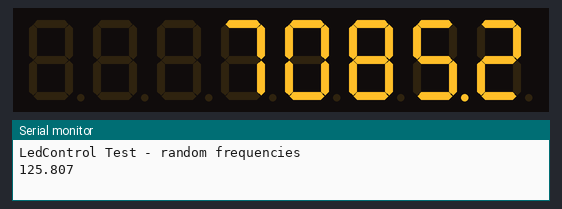
This sketch was run on a simulated Arduino Uno, built with avr-gcc and run on an emulated ATmega328P. Parts: 8-digit seven-segment display, the last lines printed to the serial monitor. Random numbers use the default seed unless the sketch sets one.

Above: at 0.75 s.
At 5.75 s:
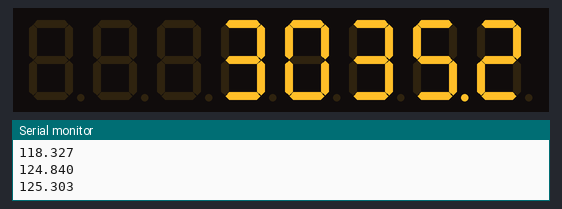
At 10.6 s:
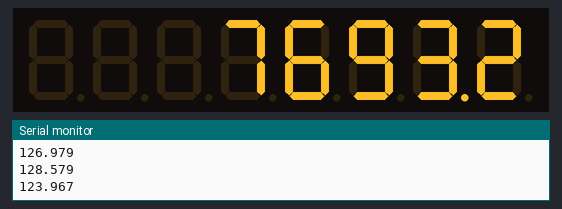
At 20.25 s:
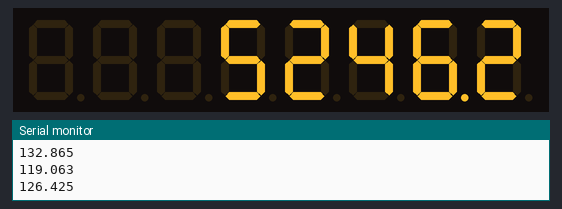
At 30.1 s:
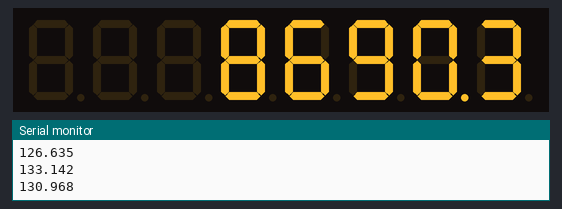
At 39.75 s:
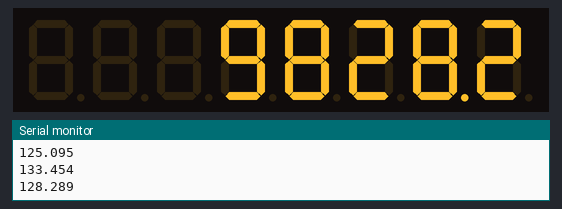

The sketch:

LedControlTest.ino
```cpp
// // DigitLedDisplay library: https://github.com/ozhantr/DigitLedDisplay
// #include <DigitLedDisplay.h>

// // DigitLedDisplay(DIO/Data, CS/LOAD, CLK)
// // TODO: Change these pins to match your wiring
// DigitLedDisplay display = DigitLedDisplay(2, 4, 3);

// const int deviceDigits = 5;  // TODO: Change to match your display (5, 6, 8, etc.)
// unsigned long lastUpdateTime = 0;
// const unsigned long updateInterval = 500;  // 0.5 sec

// void setup() {
//   Serial.begin(115200);

//   display.setDigitLimit(deviceDigits);
//   display.setBright(0);    // 0-15
//   display.printDigit(0);   // Clear display

//   Serial.println("DigitLedDisplay Test - random frequencies");
// }

// void loop() {
//   unsigned long currentTime = millis();

//   if (currentTime - lastUpdateTime >= updateInterval) {
//     lastUpdateTime = currentTime;

//     // Generate random frequency and display as integer
//     long freq = random(118000, 137000);
//     display.printDigit(freq);

//     Serial.println(freq);
//   }
// }


#include <LedControl.h>

// LedControl(DataIn/DIO, CLK, CS/LOAD, number of devices)
// TODO: Change these pins to match your wiring
LedControl display = LedControl(2, 3, 4, 1);

const int deviceDigits = 5;  // TODO: Change to match your display (5, 6, 8, etc.)
unsigned long lastUpdateTime = 0;
const unsigned long updateInterval = 500;  // 0.5 sec

// Display cache for efficient updates
int lastDigits[8] = {-1, -1, -1, -1, -1, -1, -1, -1};
bool lastDp[8] = {false, false, false, false, false, false, false, false};

void showNumberOnDisplay(const char* value) {
  // Extract digits and find decimal point position
  int digits[16];
  int digitCount = 0;
  int decimalAfterDigit = -1;


  for (int i = 0; value[i]; i++) {
    if (value[i] == '.') {
      decimalAfterDigit = digitCount - 1;
    } else if (value[i] >= '0' && value[i] <= '9') {
      digits[digitCount++] = value[i] - '0';
    }
  }

  // Write to display with leading zeros (position 0 = leftmost)
  int padding = deviceDigits - digitCount;

  for (int pos = 0; pos < deviceDigits; pos++) {
    int idx = pos - padding;
    int d = (idx >= 0 && idx < digitCount) ? digits[idx] : 0;
    bool dp = (decimalAfterDigit >= 0 && idx == decimalAfterDigit);

    if (d != lastDigits[pos] || dp != lastDp[pos]) {
      display.setDigit(0, pos, d, dp);
      lastDigits[pos] = d;
      lastDp[pos] = dp;
    }
  }
}

void setup() {
  Serial.begin(115200);

  display.shutdown(0, false);
  display.setIntensity(0, 1);
  display.clearDisplay(0);

  Serial.println("LedControl Test - random frequencies");
}

void loop() {
  unsigned long currentTime = millis();
  //   display.setDigit(0, 0, 8, false);
  // display.setDigit(0, 1, 8, false);
  // display.setDigit(0, 2, 5, false);
  // display.setDigit(0, 3, 2, false);
  // display.setDigit(0, 4, 3, false);


  if (currentTime - lastUpdateTime >= updateInterval) {
    lastUpdateTime = currentTime;

    // Generate random frequency xxx.xxx
    char buf[10];
    sprintf(buf, "%d.%03d", (int)random(118, 137), (int)random(0, 1000));
    showNumberOnDisplay(buf);

    Serial.println(buf);
  }
}
```

Measured:
- what the display in image 0 shows lasts 0.5 s, from 0.5 s to 1.0 s
